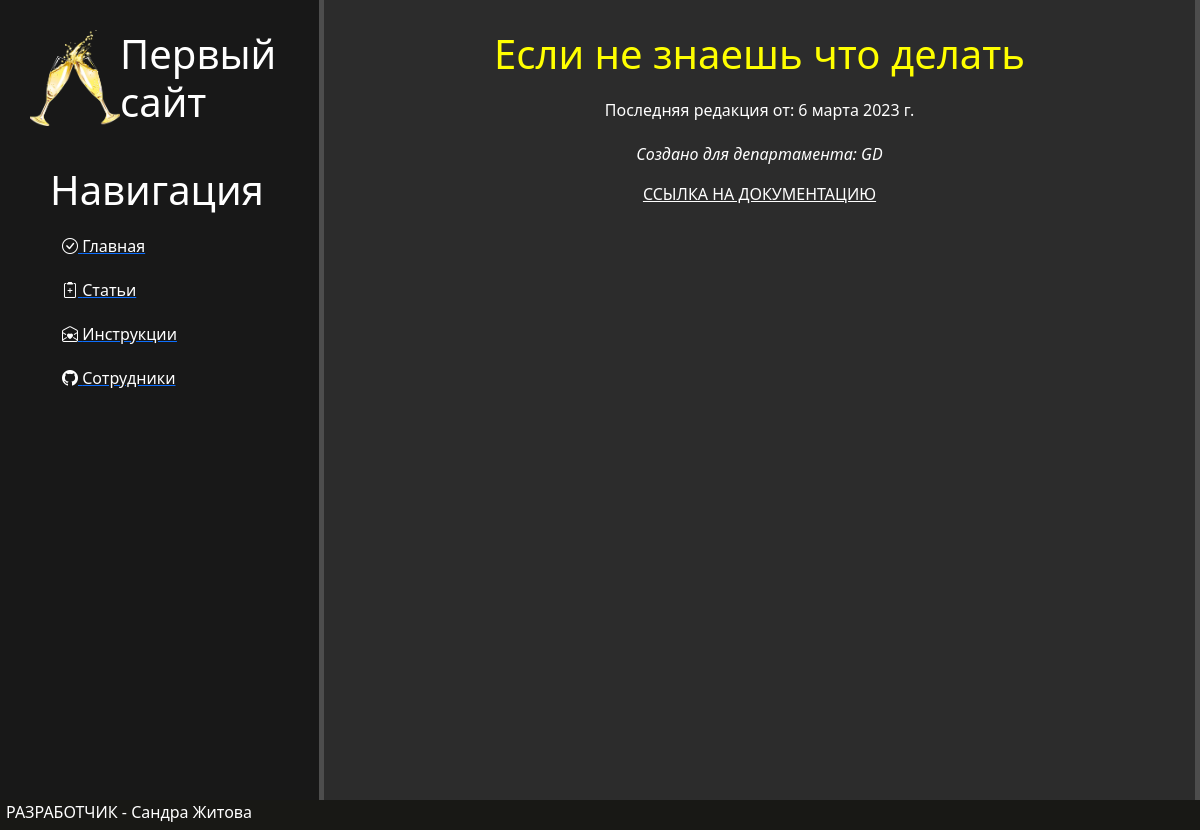
The page /wiki/1/ on the database its author committed.
### Blog/apps/wikis/models.py (models this page shows, shortened)
class Wiki(models.Model):
    wiki_name = models.CharField('Тема инструкции', max_length=200)
    wiki_date = models.DateField('Дата последнего редактирования', default=date.today, )
    wiki_autor = models.CharField('Автор инструкции', choices=employ.employees.PROFESSION, max_length=200)
    wiki_url = models.URLField('Ссылка на документацию')
    class Meta:
        verbose_name = 'Инструкция'
        verbose_name_plural = 'Инструкции'

### Blog/apps/wikis/views.py (the view)
# urls.py: path('<int:wiki_id>/', views.detail,  name='detail')]
def detail(request, wiki_id):
    try:
        wiki = Wiki.objects.get(id=wiki_id)
    except Exception:
        return Http404('Инструкция не найдена!')
    return render(request, 'wikis/wiki.html', {'wiki': wiki})

### Blog/apps/wikis/templates/wikis/wiki.html (shortened to what this page needs)
{% extends 'base.html' %}
{% block content %}
    <h1>{{wiki.wiki_name}}</h1>
    <p>Последняя редакция от: {{wiki.wiki_date}}</p>
    <p><i> Создано для департамента: {{wiki.wiki_autor}}</i></p>
    <a href="{{wiki.wiki_url}}"> ССЫЛКА НА ДОКУМЕНТАЦИЮ</a>
{% endblock %}

### static/main/css/main.css (style rules this page uses)
main h1 { color: yellow; text-align: center; }
main p { color: fff; width: 50%; margin-left: auto; margin-right: auto; margin-top: 20px; width: 40em }
main a { list-style: none }
main a { color: #fff; margin-top: 20px; }

### rows shown on the page
Wiki: wiki_name "Если не знаешь что делать", wiki_date "6 марта 2023 г.", wiki_autor "GD"
